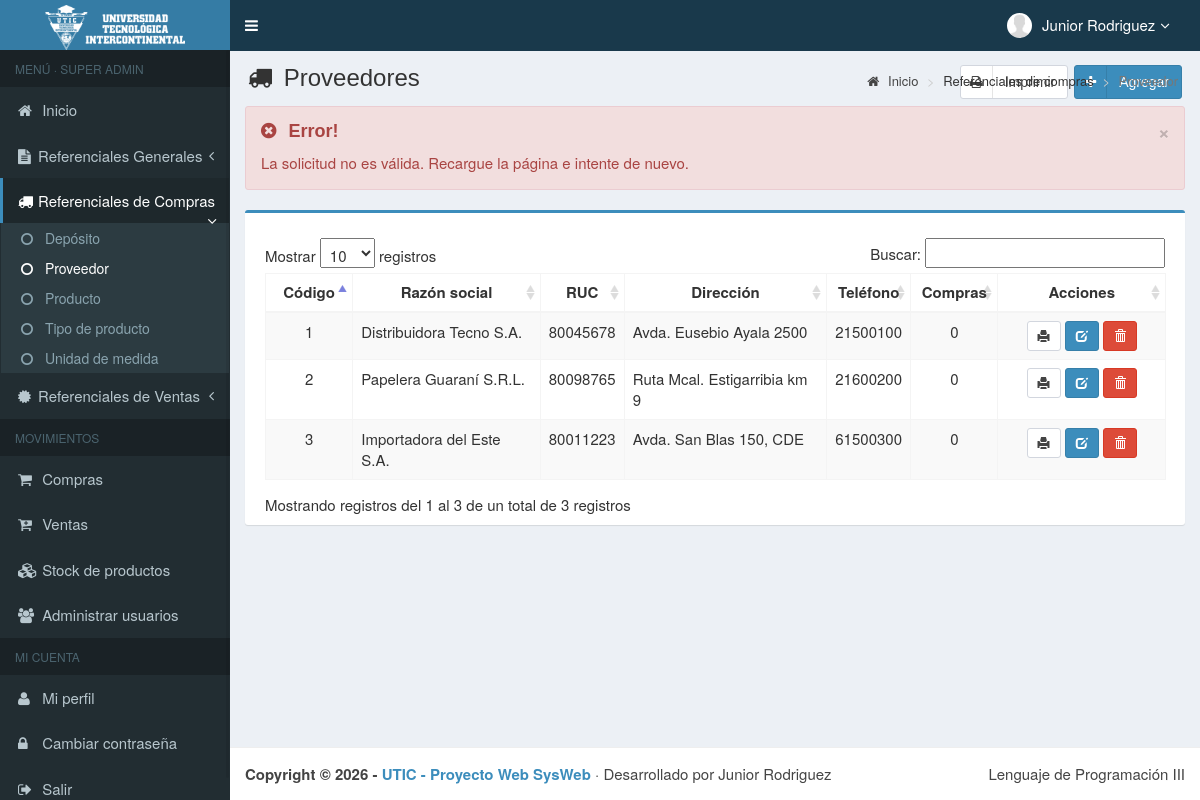
The page /main.php?module=proveedor&alert=11 (signed in) on the database its author committed.
### tables this page shows
CREATE TABLE usuarios (
    id_user         INT          NOT NULL AUTO_INCREMENT,
    username        VARCHAR(50)  NOT NULL,
    name_user       VARCHAR(150) NOT NULL,
    password        VARCHAR(255) NOT NULL,
    email           VARCHAR(150) NULL,
    telefono        VARCHAR(20)  NULL,
    foto            VARCHAR(300) NOT NULL DEFAULT '',
    permisos_acceso VARCHAR(30)  NOT NULL,           
    status          VARCHAR(15)  NOT NULL DEFAULT 'activo',    
    PRIMARY KEY (id_user),
    UNIQUE KEY uq_usuarios_username (username)
);

CREATE TABLE proveedor (
    cod_proveedor INT         NOT NULL,
    razon_social  VARCHAR(75) NOT NULL,
    ruc           VARCHAR(9)  NOT NULL,
    direccion     VARCHAR(50) NULL,
    telefono      VARCHAR(20) NOT NULL,           
    PRIMARY KEY (cod_proveedor)
);

### config/funciones.php (called while the page is built, shortened)
<?php
function e(?string $texto): string
{
    return htmlspecialchars($texto ?? "", ENT_QUOTES, "UTF-8");
}
function foto_usuario(?string $foto): string
{
    return "images/user/" . ($foto !== null && $foto !== "" ? rawurlencode($foto) : "user-default.png");
}

### modules/proveedor/view.php (the view, shortened to what this page needs)
<?php
$alertas = [
    1 => ["success", "Éxito!", "El proveedor se registró correctamente."],
    2 => ["success", "Éxito!", "El proveedor se modificó correctamente."],
    3 => ["success", "Éxito!", "El proveedor se eliminó correctamente."],
    4 => ["danger",  "Error!", "No se puede eliminar: el proveedor tiene compras registradas."],
    5 => ["danger",  "Error!", "Ya existe un proveedor con ese RUC o esa razón social."],
    6 => ["danger",  "Error!", "El proveedor que intenta eliminar no existe."],
    10 => ["danger", "Error!", "Datos incompletos o inválidos. Revise el formulario."],
    11 => ["danger", "Error!", "La solicitud no es válida. Recargue la página e intente de nuevo."],
];
$alerta = $alertas[(int) ($_GET["alert"] ?? 0)] ?? null;
$proveedores = $mysqli->query("SELECT p.cod_proveedor, p.razon_social, p.ruc, p.direccion, p.telefono,
                                      (SELECT COUNT(*) FROM compra c WHERE c.cod_proveedor = p.cod_proveedor AND c.estado = 'activo') AS compras
                               FROM proveedor p ORDER BY p.cod_proveedor");
?>
<section class="content-header">
    <h1>
        <i class="fa fa-truck icon-title"></i> Proveedores
        <a class="btn btn-primary btn-social pull-right" href="?module=form_proveedor&form=add" title="Agregar" data-toggle="tooltip">
            <i class="fa fa-plus"></i> Agregar
        </a>
        <a class="btn btn-default btn-social pull-right" style="margin-right:6px" href="modules/proveedor/print.php" target="_blank" title="Imprimir listado" data-toggle="tooltip">
            <i class="fa fa-print"></i> Imprimir
        </a>
    </h1>
    <ol class="breadcrumb">
        <li><a href="?module=start"><i class="fa fa-home"></i> Inicio</a></li>
        <li>Referenciales de compras</li>
        <li class="active">Proveedor</li>
    </ol>
</section>
<section class="content">
    <div class="row">
        <div class="col-md-12">
            <?php if ($alerta): ?>
                <div class="alert alert-<?= $alerta[0] ?> alert-dismissable">
                    <button type="button" class="close" data-dismiss="alert" aria-hidden="true">&times;</button>
                    <h4><i class="icon fa <?= $alerta[0] === "success" ? "fa-check-circle" : "fa-times-circle" ?>"></i> <?= $alerta[1] ?></h4>
                    <?= $alerta[2] ?>
                </div>
            <?php endif; ?>
            <div class="box box-primary">
                <div class="box-body">
                    <table id="dataTables1" class="table table-bordered table-striped table-hover">
                        <thead>
                            <tr>
                                <th class="center">Código</th>
                                <th class="center">Razón social</th>
                                <th class="center">RUC</th>
                                <th class="center">Dirección</th>
                                <th class="center">Teléfono</th>
                                <th class="center">Compras</th>
                                <th class="center">Acciones</th>
                            </tr>
                        </thead>
                        <tbody>
                        <?php while ($p = $proveedores->fetch_assoc()): ?>
                            <tr>
                                <td width="70" class="center"><?= (int) $p["cod_proveedor"] ?></td>
                                <td><?= e($p["razon_social"]) ?></td>
                                <td><?= e($p["ruc"]) ?></td>
                                <td><?= e($p["direccion"]) ?></td>
                                <td><?= e($p["telefono"]) ?></td>
                                <td width="70" class="center"><?= (int) $p["compras"] ?></td>
                                <td width="150" class="center">
                                    <a data-toggle="tooltip" title="Imprimir ficha" class="btn btn-default btn-sm" target="_blank"
                                       href="modules/proveedor/print_view.php?id=<?= (int) $p["cod_proveedor"] ?>">
                                        <i class="glyphicon glyphicon-print"></i>
                                    </a>
                                    <a data-toggle="tooltip" title="Modificar" class="btn btn-primary btn-sm"
                                       href="?module=form_proveedor&form=edit&id=<?= (int) $p["cod_proveedor"] ?>">
                                        <i style="color:#fff" class="glyphicon glyphicon-edit"></i>
                                    </a>
                                    <form method="POST" action="modules/proveedor/proses.php?act=delete" style="display:inline"
                                          onsubmit="return confirm('¿Eliminar el proveedor <?= e(addslashes($p["razon_social"])) ?>?');">
                                        <button type="submit" class="btn btn-danger btn-sm" data-toggle="tooltip" title="Eliminar">
                                            <i style="color:#fff" class="glyphicon glyphicon-trash"></i>
                                        </button>
                                    </form>
                                </td>
                            </tr>
                        <?php endwhile; ?>
                        </tbody>
                    </table>
                </div>
            </div>
        </div>
    </div>
</section>

### top-menu.php (shortened to what this page needs)
<?php
$stmt = $mysqli->prepare("SELECT name_user, foto, permisos_acceso FROM usuarios WHERE id_user = ?");
$stmt->bind_param("i", $_SESSION["id_user"]);
$stmt->execute();
$usuario_top = $stmt->get_result()->fetch_assoc();
?>
<li class="dropdown user user-menu">
    <a href="#" class="dropdown-toggle" data-toggle="dropdown">
        <img src="<?= foto_usuario($usuario_top["foto"]) ?>" class="user-image" alt="Imagen de usuario">
        <span class="hidden-xs"><?= e($usuario_top["name_user"]) ?><i style="margin-left:5px" class="fa fa-angle-down"></i></span>
    </a>
</li>

### assets/css/style.css (style rules this page uses)
.bg-red, .callout.callout-danger, .alert-danger, .alert-error, .label-danger, .modal-danger .modal-body { background-color: #f2dede !important; }
.alert-danger, .alert-error { border-color: #ebccd1; }
.btn-default { background-color: #fff; border-color: #d2d6de; color: #444; }
.btn-social *:first-child { border-right: 1px solid rgba(0, 0, 0, 0.1); bottom: 0; font-size: 1em !important; left: 0; line-height: 32px !important; position: absolute; text-align: center; top: 0; width: 32px !important; }
.content-header { padding: 15px 18px 0; position: relative; }
.content-header > .breadcrumb { background: transparent none repeat scroll 0 0; border-radius: 2px; float: right; font-size: 13px; margin-bottom: 0; margin-top: 0; padding: 7px 12px; position: absolute; right: 10px; top: 15px; }
.center { text-align:center; }
.icon-title { margin-right: 5px; }
body { background-color: #fff; color: #333; font-size: 15px; line-height: 1.42857; }

### rows shown on the page
usuarios: name_user "Junior Rodriguez"
proveedor: cod_proveedor "1", razon_social "Distribuidora Tecno S.A.", ruc "80045678", direccion "Avda. Eusebio Ayala 2500", telefono "21500100", compras "0"
proveedor: cod_proveedor "2", razon_social "Papelera Guaraní S.R.L.", ruc "80098765", direccion "Ruta Mcal. Estigarribia km 9", telefono "21600200", compras "0"
proveedor: cod_proveedor "3", razon_social "Importadora del Este S.A.", ruc "80011223", direccion "Avda. San Blas 150, CDE", telefono "61500300", compras "0"

### other values the page prints
$nivel "SUPER ADMIN"
$alerta[1] "Error!"
$alerta[2] "La solicitud no es válida. Recargue la página e intente de nuevo."
